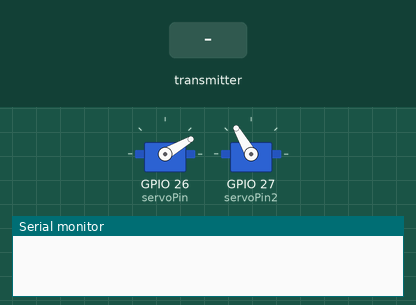
This sketch was run on a simulated ESP32. Parts: 2 × servo, the last lines printed to the serial monitor. Inputs (shaded band) come from the test bench.

Above: at 1.2 s.
1.3 s: the transmitter starts sending x = 1
At 2.1 s:
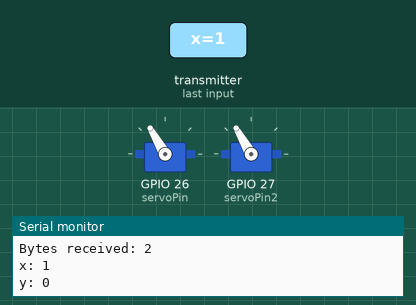
2.8 s: the transmitter starts sending y = 1
At 3.3 s:
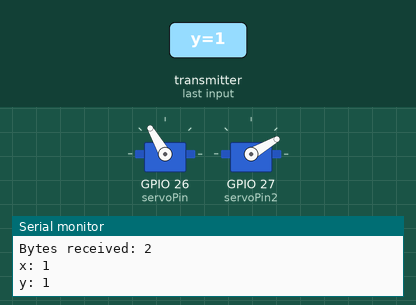
4.3 s: the transmitter starts sending x = 0
At 5.5 s:
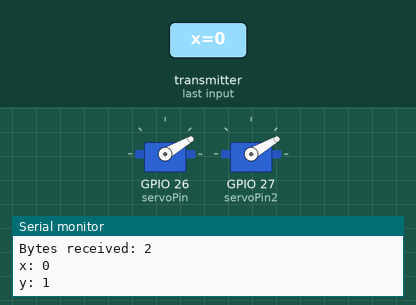
5.8 s: the transmitter starts sending y = 0
At 6.8 s:
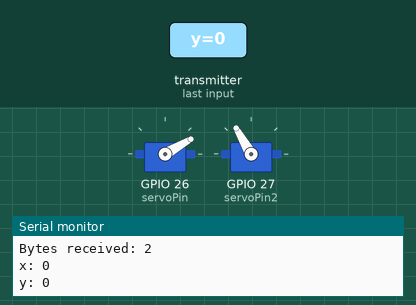
Timing chart, 0 to 8.3 s (numbered marks = the images above; inputs shaded):
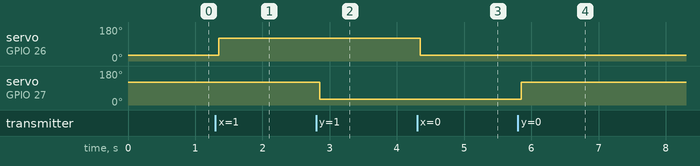

Measured:
- after the input at 1.3 s, servo on GPIO 26 (servoPin): 30° → 120° after 0.05 s
- after the input at 2.8 s, servo on GPIO 27 (servoPin2): 120° → 30° after 0.05 s
- after the input at 4.3 s, servo on GPIO 26 (servoPin): 120° → 30° after 0.05 s
- after the input at 5.8 s, servo on GPIO 27 (servoPin2): 30° → 120° after 0.05 s

The sketch:

Robot_software.c.ino
```cpp
#include <esp_now.h>
#include <WiFi.h>
#include <ESP32Servo.h>
Servo myservo;
Servo myservo2;
int servoPin = 26;
int servoPin2 =27;

typedef struct test_struct {
  bool x,y;
} test_struct;

test_struct myData;


void OnDataRecv(const uint8_t * mac, const uint8_t *incomingData, int len) {
  memcpy(&myData, incomingData, sizeof(myData));
  Serial.print("Bytes received: ");
  Serial.println(len);
  Serial.print("x: ");
  Serial.println(myData.x);
  Serial.print("y: ");
  Serial.println(myData.y);
}

void setup() {
  Serial.begin(115200);
  ESP32PWM::allocateTimer(0);
  ESP32PWM::allocateTimer(1);
  ESP32PWM::allocateTimer(2);
  ESP32PWM::allocateTimer(3);
  myservo.setPeriodHertz(50);
  myservo.attach(servoPin, 1000, 2000);
  myservo2.attach(servoPin2, 1000, 2000);
  //Set device as a Wi-Fi Station
  WiFi.mode(WIFI_STA);


  if (esp_now_init() != ESP_OK) {
    Serial.println("Error initializing ESP-NOW");
    return;
  }

  esp_now_register_recv_cb(OnDataRecv);
}

void loop() {
if(myData.x == 1 && myData.y == 0){
  myservo.write(120);
  myservo2.write(120);
  }else if(myData.x == 0 && myData.y == 1){
  myservo2.write(30);
  myservo.write(30);
    }else if(myData.x == 1 && myData.y == 1){
  myservo2.write(30);
  myservo.write(120);
    }else{
  myservo2.write(120);
  myservo.write(30);
    }
}
```
